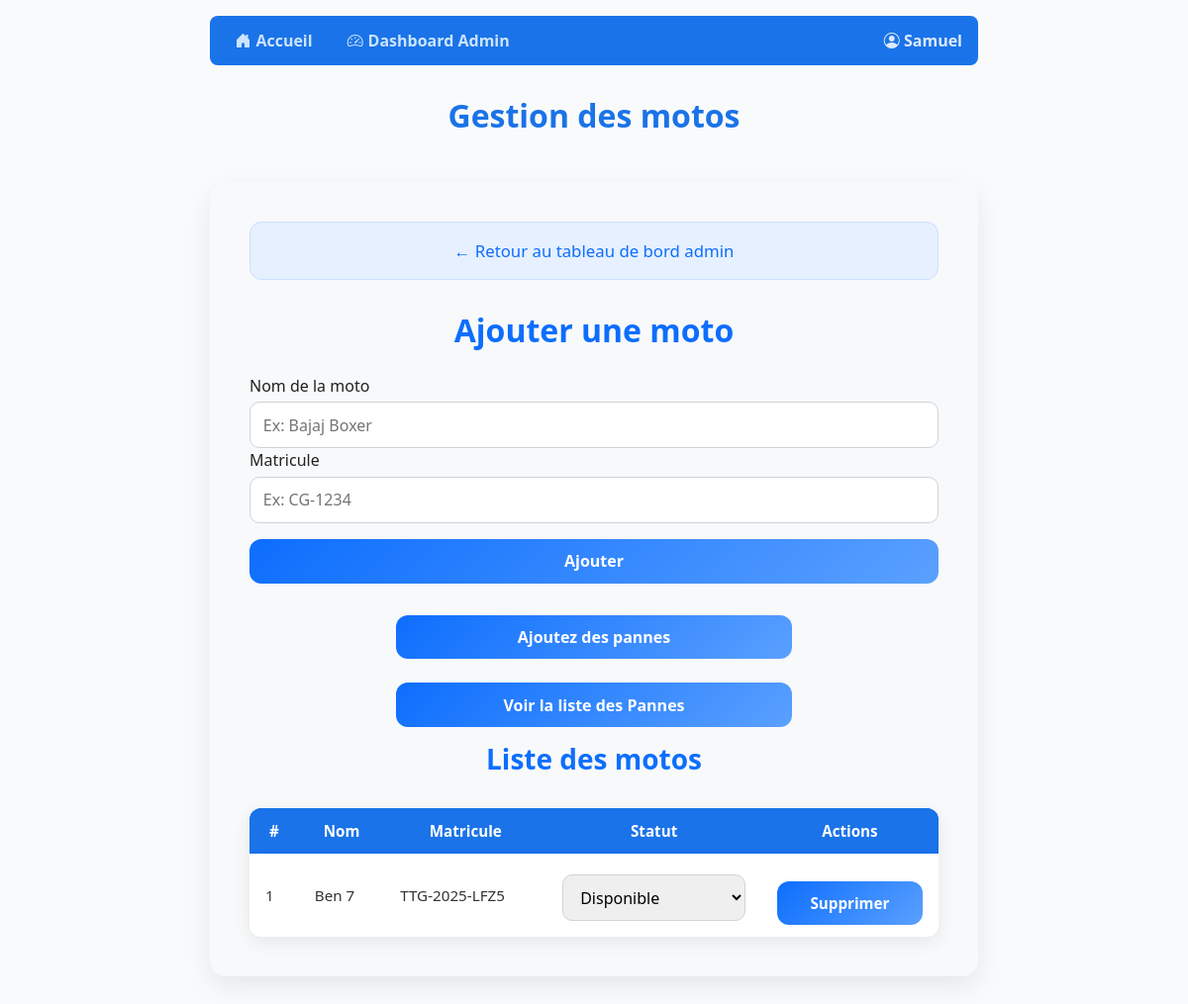
The page /ajouter-moto/ (signed in) on the database as committed earlier.
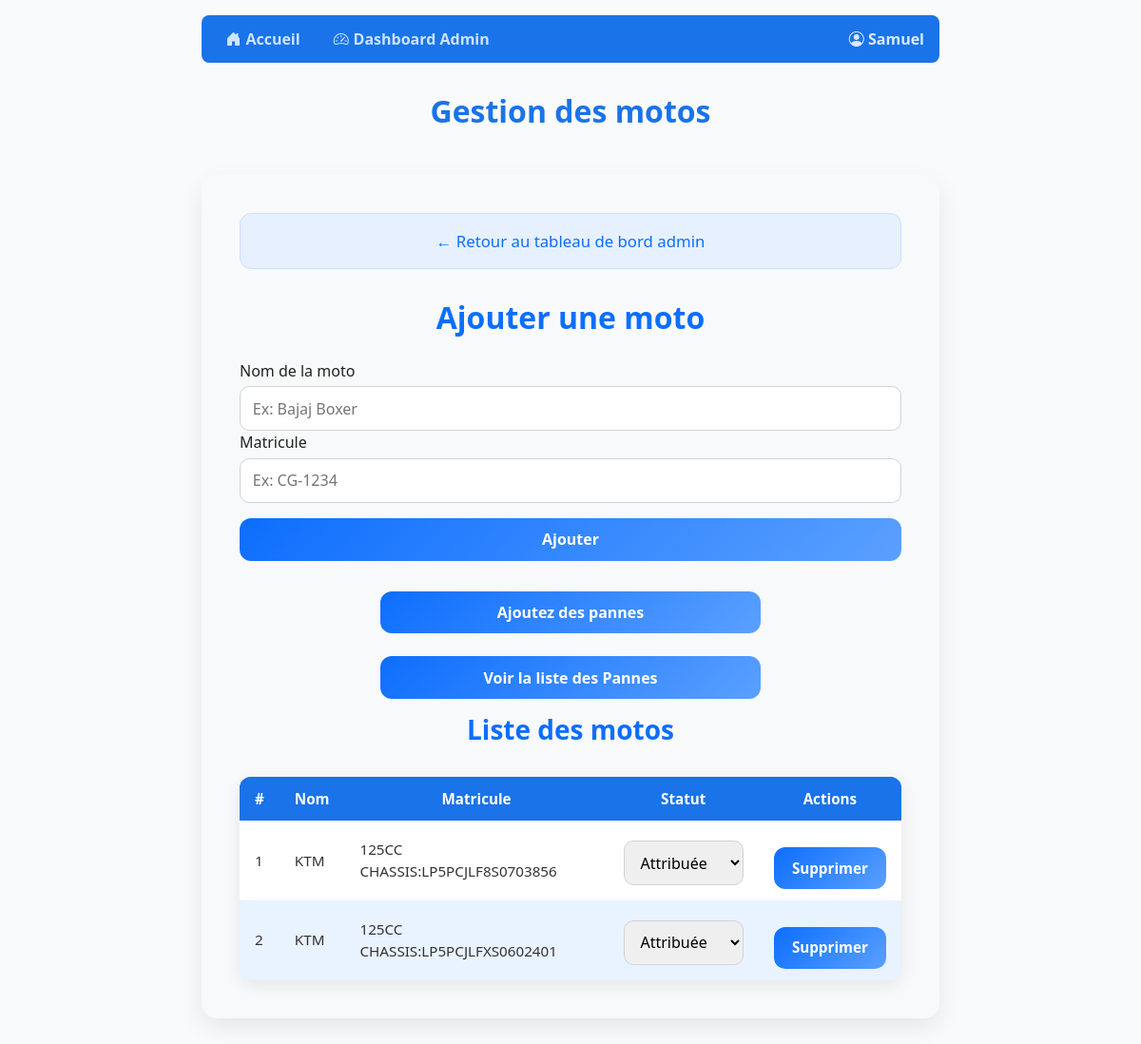
The same page on the database as committed later.
### gestion/models.py (models this page shows, shortened)
class Moto(models.Model):
    STATUT_CHOICES = (
        ('disponible', 'Disponible'),
        ('attribuee', 'Attribuée'),
        ('reparation', 'En réparation'),
    )
    nom = models.CharField(max_length=100)
    matricule = models.CharField(max_length=50, unique=True)
    statut = models.CharField(max_length=20, choices=STATUT_CHOICES, default='disponible')

### gestion/views.py (the view, shortened to what this page needs)
# urls.py: path('ajouter-moto/', views.ajouter_moto, name='ajouter_moto'),
@login_required
@admin_required
def ajouter_moto(request):
    motos = Moto.objects.all()
    return render(request, 'ajouter_moto.html', {'motos': motos})

### gestion/templates/ajouter_moto.html (shortened to what this page needs)
{% extends "base.html" %}
{% block page_title %}Gestion des motos{% endblock %}
{% block content %}
<div class="form-container">
    <div class="alert alert-info">
        <a href="{% url 'admin_dashboard' %}" style="text-decoration: none; color:#0d6efd;">← Retour au tableau de bord admin</a>
    </div>
    <h2>Ajouter une moto</h2>
    <form method="POST" novalidate>
        <label for="nom">Nom de la moto</label>
        <input type="text" name="nom" id="nom" required placeholder="Ex: Bajaj Boxer">
        <label for="matricule">Matricule</label>
        <input type="text" name="matricule" id="matricule" required placeholder="Ex: CG-1234">
        <button type="submit">Ajouter</button>
    </form>
   <div style="max-width: 400px; margin: 1rem auto; display: flex; flex-direction: column; gap: 0.5rem;">
        <a class="action-btn" href="{% url 'ajouter_panne' %}"
        {% if moto.statut != 'reparation' %}inable{% endif %}>
        Ajoutez des pannes
        </a>
        <a class="action-btn" href="{% url 'liste_pannes' %}">
        Voir la liste des Pannes
        </a>
    </div>
    {% if motos %}
        <h3>Liste des motos</h3>
        <table>
            <thead>
                <tr>
                    <th>#</th>
                    <th>Nom</th>
                    <th>Matricule</th>
                    <th>Statut</th>
                    <th>Actions</th>
                </tr>
            </thead>
            <tbody>
                {% for moto in motos %}
                <tr>
                    <td data-label="#"> {{ forloop.counter }} </td>
                    <td data-label="Nom"> {{ moto.nom }} </td>
                    <td data-label="Matricule"> {{ moto.matricule }} </td>
                    <td data-label="Statut">
                        <form method="POST" action="{% url 'modifier_statut_moto' moto.id %}">
                            <select name="statut" onchange="this.form.submit()">
                                <option value="disponible" {% if moto.statut == "disponible" %}selected{% endif %}>Disponible</option>
                                <option value="attribuee" {% if moto.statut == "attribuee" %}selected{% endif %}>Attribuée</option>
                            </select>
                        </form>
                    </td>
                    <td data-label="Action">
                        <form action="{% url 'supprimer_moto' moto.id %}" method="post" style="display:inline;">
                            <button class="delete-btn" onclick="return confirm('Supprimer cette moto ?');">Supprimer</button>
                        </form>
                    </td>
                </tr>
                {% endfor %}
            </tbody>
        </table>
    {% else %}
        <p class="text-center text-muted mt-4">Aucune moto enregistrée.</p>
    {% endif %}
</div>
{% endblock %}

Rows that differ between the two databases and show on the page:
removed Moto: nom "Ben 7", matricule "TTG-2025-LFZ5", statut "Disponible"
added Moto: nom "KTM", matricule "125CC CHASSIS:LP5PCJLF8S0703856", statut "Attribuée"
added Moto: nom "KTM", matricule "125CC CHASSIS:LP5PCJLFXS0602401", statut "Attribuée"
